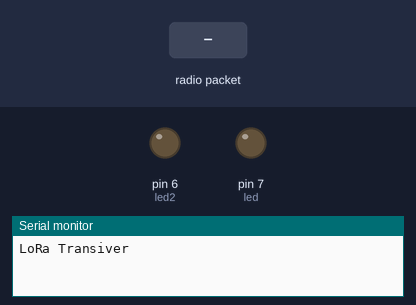
A sketch run on a simulated Arduino Uno, built with avr-gcc and run on an emulated ATmega328P. Shown: output pins drawn as LEDs (lit = HIGH), the last lines printed to the serial monitor. Dashed ring = blinking. Inputs (shaded band) come from the test bench. No radio packets arrive unless stated.

Above: at 1.2 s.
1.3 s: radio packet "1" arrives
At 1.46 s:
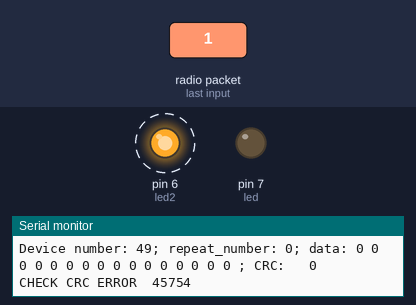
Timing chart, 0 to 4.3 s (numbered marks = the images above; inputs shaded):
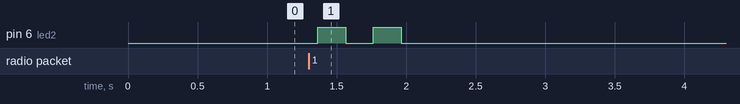

Measured:
- after the input at 1.3 s, pin 6 (led2): alternates HIGH for 0.20 s and LOW for 0.20 s, 4 changes in all, then stays LOW, starting after 0.06 s

The sketch:

receiver.ino
```cpp
#include <SPI.h>
#include <LoRa.h>
using namespace std;

#define DeviceNumber 9

// Functions prototypes
uint16_t Calculate_CRC(void *pointer);
void PrintData(struct buf *send_buf_p);
uint16_t Check_CRC(void *pointer);
int NotDevice(struct buf *buf_p);
void CheckCommunication(void *buf_p);
void HandleNoCommunication();

//Variables to use LEDs
const int button = 5; //Just a pin number
const int led2 = 6; //This one is built in
const int led = 7;
const uint32_t interval = 1000; //This variable defines how many ms LED's are turn on after receiving last signal
uint32_t previousMillis = 0, previousMillis2 = 0;
uint32_t previousMillisMiddle7 = 0, previousMillisMiddle8 = 0, previousMillisMiddle9 = 0;
const int deviceNumberMiddle7 = 7, deviceNumberMiddle8 = 8, deviceNumberMiddle9 = 9;
int isCommunicationStatusPrinted7 = 0, isCommunicationStatusPrinted8 = 0, isCommunicationStatusPrinted9 = 0;
int led_status = 0, led2_status = 0;
const uint32_t timeout = 10000;

// Protocol definition
struct buf {
  uint8_t device_number;
  uint8_t repeat_number;
  uint8_t data[16];
  uint16_t CRC;
} send_buf, receive_buf; //send_buf is the data waiting to be sent by the device. receive_buf is going to store received data. It should make the code faster and easier to use.
void *receive_buf_p, *receive_buf_p_0; //wskazniki na bufory
buf *send_buf_p; //skaznik na send bufor
int packetSize, i;

int buttonFlag = 0;

void setup()
{
  //Initialization of pins
  pinMode(button, INPUT);
  pinMode(led, OUTPUT);
  digitalWrite(led, LOW);
  pinMode(led2, OUTPUT);
  digitalWrite(led2, LOW);
  Serial.begin(9600);
  Serial.println("LoRa Transiver");
  if (!LoRa.begin(8681E5))   //Initialize communication at a given frequency (868.1MHz at this case) and checks is there was any problem with it.
  {
    Serial.println("Starting LoRa failed!");
    while (1)
    {
      //If the communication initialization fails, LEDs will start blinking
      digitalWrite(led, HIGH);
      digitalWrite(led2, HIGH);
      delay(500);
      digitalWrite(led, LOW);
      digitalWrite(led2, LOW);
      delay(500);
    }
  }

  // Writing data to protocol that is going to be send
  send_buf_p = &send_buf;
  send_buf_p->device_number = DeviceNumber;
  send_buf_p->repeat_number = 0;
  for (i = 0; i < 16; i++)
  {
    send_buf_p->data[i] = i;
  }
  send_buf_p->CRC = Calculate_CRC(send_buf_p);

  // Void pointers which are use to efficiently read data
  receive_buf_p = &receive_buf;
  receive_buf_p_0 = receive_buf_p;

  previousMillisMiddle7 = 0;
}

void loop()
{
  //Receiving package
  packetSize = LoRa.parsePacket(); //Returns expected number of bytes to be received
  if (packetSize)
  {
    while (LoRa.available()) //Returns numbers of bytes to be read
    {
      *(uint8_t *)receive_buf_p = LoRa.read(); //this reads 1 byte at a time
      (uint32_t *)receive_buf_p++;
    }
    receive_buf_p = receive_buf_p_0; //ustawiamy receive_buf_p z powrotem na pierwszy przeczytany bajt

    Serial.println("Received_buf: ");
      PrintData((buf *)receive_buf_p_0);

      if(Check_CRC(receive_buf_p)!=0) //Checks is the CRC in readed data is correct
      {
        Serial.print("CHECK CRC ERROR  ");
        Serial.println(Check_CRC(receive_buf_p));
        digitalWrite(led2, HIGH);
        delay(200);
        digitalWrite(led2, LOW);
        delay(200);
        digitalWrite(led2, HIGH);
        delay(200);
        digitalWrite(led2, LOW);
        led2_status = 1;
        previousMillis2 = millis();
      }
      else //If the CRC is correct
      {
        digitalWrite(led2, HIGH);
        delay(500);
        digitalWrite(led2, LOW);
        CheckCommunication((buf *)receive_buf_p);

        //Turn on the LED if the last data byte != 0
        if (receive_buf.data[15] != 0)
        {
          digitalWrite(led, HIGH);
          led_status = 1;
          previousMillis = millis();
        }
      }
  }
    HandleNoCommunication();
}

//Calculates simple CRC-16-CCITT
uint16_t Calculate_CRC(void *pointer)
{
  uint8_t x;
  uint16_t crc = 0xFFFF;
  int length1 = 18;
  while (length1--){
    x = crc >> 8 ^ *(uint8_t *)pointer++;
    x ^= x>>4;
    crc = (crc << 8) ^ ((uint16_t)(x << 12)) ^ ((uint16_t)(x <<5)) ^ ((uint16_t)x);
  }
  return crc;
}

//Returns diffrence beetween readed CRC and calculated CRC
uint16_t Check_CRC(void *pointer)
{
  return (Calculate_CRC(pointer) - *(uint16_t *)(pointer+18));
}

//Returns 1 if the data hasn't been on the device

//As you can see, this function prints protocol
void PrintData(struct buf *send_buf_p)
{
  Serial.print("Device number: ");
  Serial.print(send_buf_p->device_number);
  Serial.print("; repeat_number: ");
  Serial.print(send_buf_p->repeat_number);
  Serial.print("; data: ");
  for (i = 0; i < 16; i++)
  {
    Serial.print(send_buf_p->data[i]);
    Serial.print(" ");
  }
  Serial.print("; CRC:   ");
  Serial.println(send_buf_p->CRC);

}

void CheckCommunication(struct buf *buf_p){
  if(buf_p->device_number == deviceNumberMiddle7){
      previousMillisMiddle7 = millis();
      isCommunicationStatusPrinted7 = 0;
    }
    if(buf_p->device_number == deviceNumberMiddle8){
      previousMillisMiddle8 = millis();
      isCommunicationStatusPrinted8 = 0;
    }
    if(buf_p->device_number == deviceNumberMiddle9){
      previousMillisMiddle8 = millis();
      isCommunicationStatusPrinted9 = 0;
    }
}

void HandleNoCommunication(){
  if (millis() - previousMillisMiddle7 >= timeout)
    {
      previousMillis = millis();
      digitalWrite(led, LOW);
      led_status = 0;
      if(isCommunicationStatusPrinted7 == 0){
        Serial.println("No communication with device 7");
        isCommunicationStatusPrinted7 = 1;
      }
    }

  if (millis() - previousMillisMiddle8 >= timeout)
    {
      previousMillis = millis();
      digitalWrite(led, LOW);
      led_status = 0;
      if(isCommunicationStatusPrinted8 == 0){
        Serial.println("No communication with device 12");
        isCommunicationStatusPrinted8 = 1;
      }
    }

  if (millis() - previousMillisMiddle9 >= timeout)
    {
      previousMillis = millis();
      digitalWrite(led, LOW);
      led_status = 0;
      if(isCommunicationStatusPrinted9 == 0){
        Serial.println("No communication with device 13");
        isCommunicationStatusPrinted9 = 1;
      }
    }
}
```
